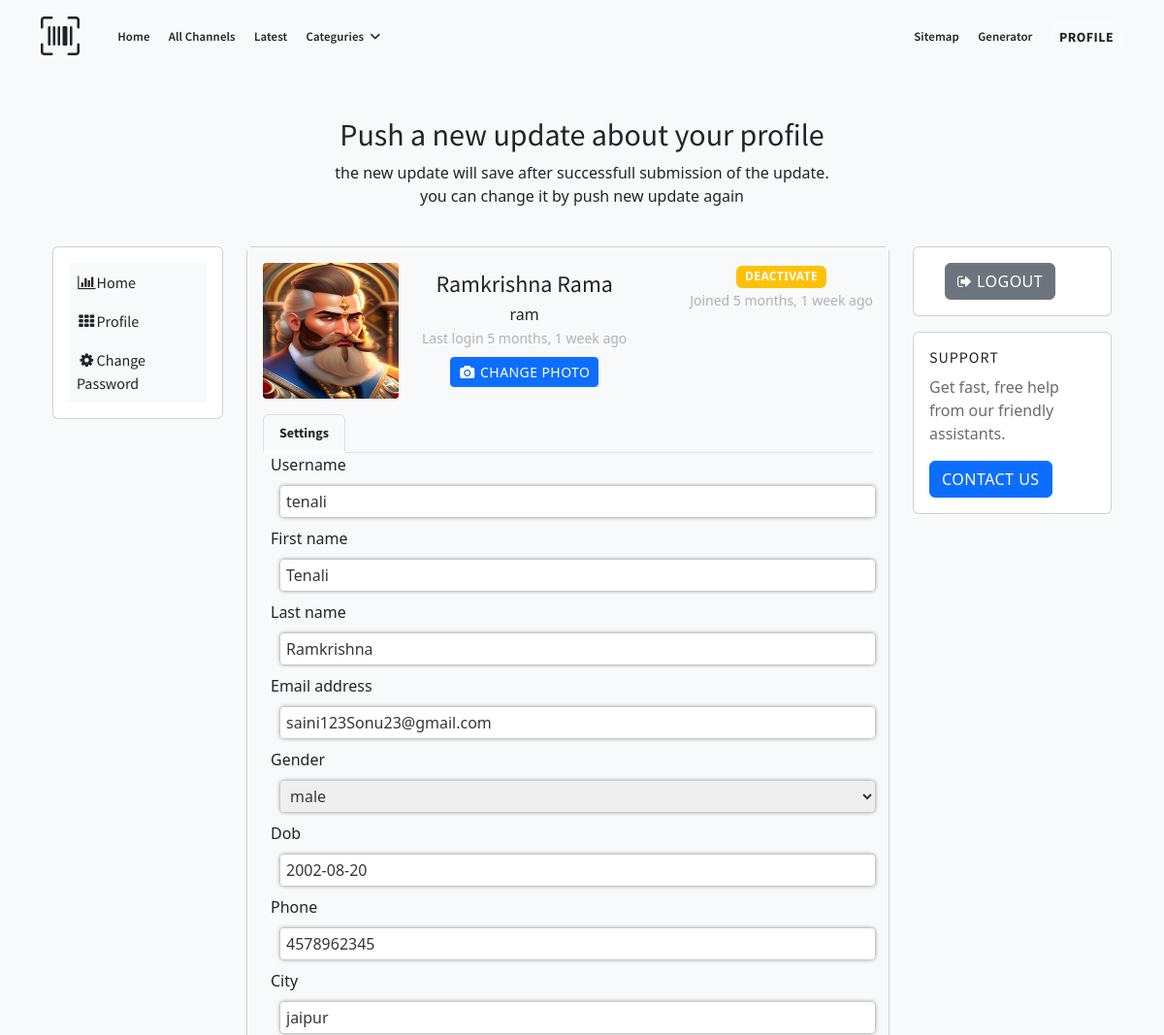
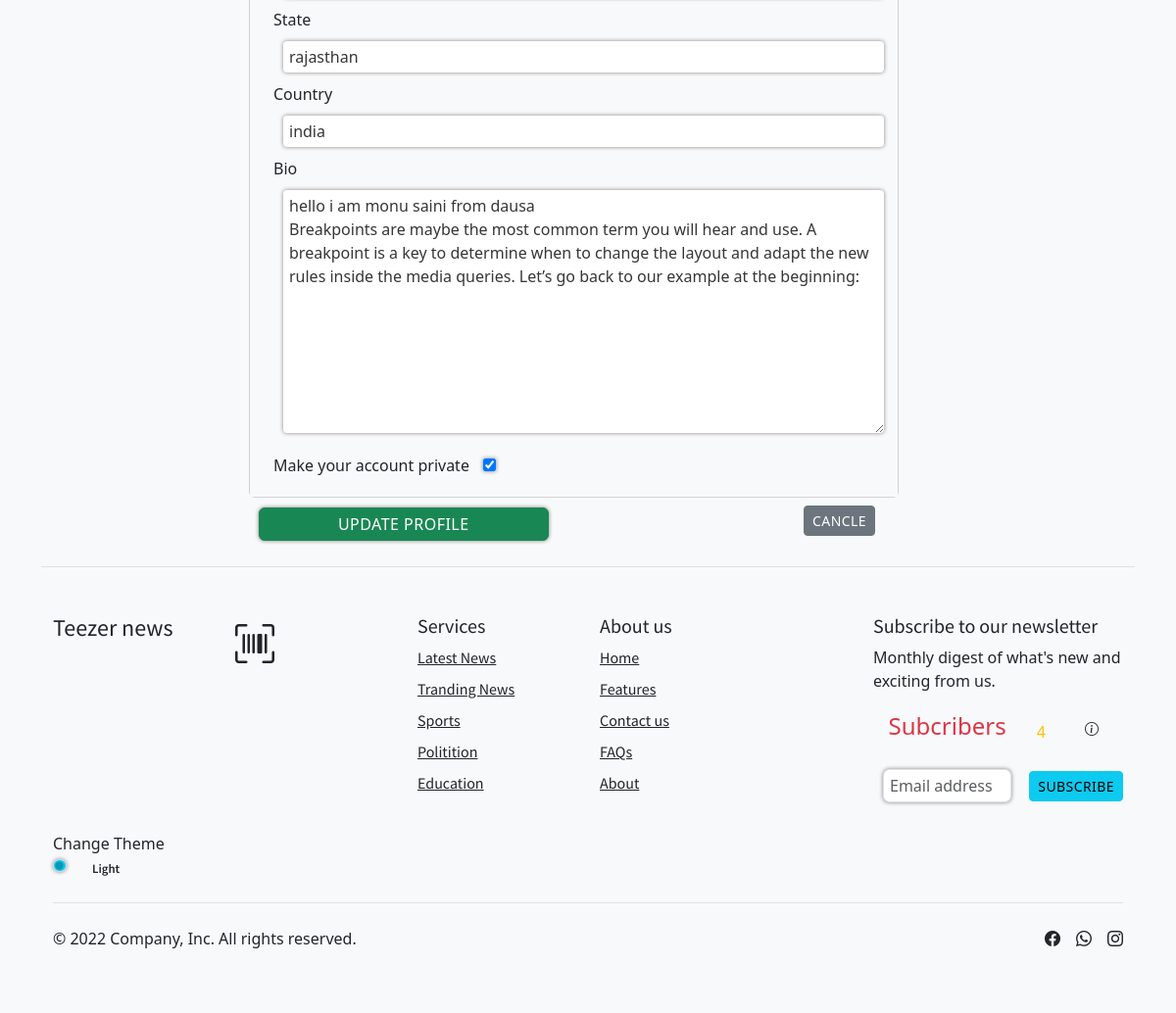
Screenshot of /profile/3/update (signed in) with the database file from the repository (2 pictures, top to bottom).
### news/models.py (models this page shows)
class User(AbstractUser):
    gender = models.CharField(max_length=10,default='male',choices=[('male','male'),('female','female'),('other','other')])
    dob = models.DateField(null=True,blank=True)
    phone = models.CharField(max_length=15,default='',blank=True)
    city = models.CharField(max_length=50,default='',blank=True)
    state = models.CharField(max_length=50,default='',blank=True)
    country = models.CharField(max_length=50,default='',blank=True)
    bio = models.TextField(blank=True)
    private = models.BooleanField(default=False)
    profile = models.ImageField(upload_to='profile_images', blank=True,null=True)
    groups = models.ManyToManyField(Group, related_name='users',blank=True)
    user_permissions = models.ManyToManyField(Permission, related_name='users',blank=True)

### profiles/views.py (the view)
# urls.py: path('<int:pk>/update',login_required(EditProfile.as_view()),name='edit'),
class EditProfile(UpdateView):
    model = User
    fields = ["username","first_name","last_name","email","gender","dob","phone","city","state","country","bio","private","profile"]
    success_url = '/profile/'
    template_name = 'edit_profile.html'

### profiles/templates/edit_profile.html (shortened to what this page needs)
{% extends 'base2.html' %}
{% block content_box %}
{% load humanize %}
{% load static %}
<section class="d-flex flex-column justify-content-center align-items-center pb-4 text-dark  bg-light ">
    <div class="container">
        <div class="row justify-content-center">
            <div class="col-lg-6 text-center">
                <h2 class="text-dark  bg-light ">Push a new update about your profile</h2>
                <p class="text-mute text-dark  bg-light ">the new update will save after successfull submission of the update. you can change it by push new
                    update again</p>
            </div>
        </div>
    </div>
</section>
<link href="https://maxcdn.bootstrapcdn.com/font-awesome/4.3.0/css/font-awesome.min.css" rel="stylesheet">
<div class="container text-dark  bg-light " >
    <div class="row flex-lg-nowrap">
        <div class="col-12 col-lg-auto mb-3" style="width: 200px;">
            <div class="card p-3">
                <div class="e-navlist e-navlist--active-bg ">
                    <ul class="nav text-dark bg-light ">
                        <li class="nav-item">
                            <a class="nav-link px-2 active text-dark  bg-light " href="/"><i
                                    class="fa fa-fw fa-bar-chart mr-1 "></i><span>Home</span></a></li>
                        <li class="nav-item">
                            <a class="nav-link px-2 text-dark  bg-light " href="/profile"><i
                                    class="fa fa-fw fa-th mr-1"></i><span>Profile</span></a></li>
                        <li class="nav-item">
                            <a class="nav-link px-2 text-dark  bg-light " href="/profile/password/change"><i
                                    class="fa fa-fw fa-cog mr-1"></i><span>Change Password</span></a></li>
                    </ul>
                </div>
            </div>
        </div>
        <div class="col text-dark bg-light ">
            <form action="/profile/{{request.user.id}}/update" method="post" class="" enctype="multipart/form-data">
                <div class="row text-dark  bg-light ">
                    <div class="col text-dark bg-light mb-3">
                        <div class="card ">
                            <div class="card-body text-dark bg-light ">
                                <div class="e-profile">
                                    <div class="row">
                                        <div class="col-12 col-sm-auto mb-3">
                                            <div class="mx-auto" style="width: 140px;">
                                                <div class="d-flex justify-content-center align-items-center rounded"
                                                    style="height: 140px; background-color: rgb(233, 236, 239);">
                                                    <img id="profile_image" src="{{request.user.profile.url}}"
                                                        style="width:100%;height:100%;border-radius:4px;">
                                                </div>
                                            </div>
                                        </div>
                                        <div class="col d-flex flex-column flex-sm-row justify-content-between mb-3">
                                            <div class="text-center text-sm-left mb-2 mb-sm-0">
                                                <h4 class="pt-sm-2 pb-1 mb-0 text-nowrap text-dark bg-light">
                                                    {{request.user.first_name|capfirst}}
                                                    {{request.user.last_name|capfirst}}</h4>
                                                <p class="mb-0 text-dark bg-light">{{request.user.username}}</p>
                                                <div class="text-muted "><small>Last login
                                                        {{request.user.last_login|naturaltime}}</small></div>
                                                <div class="mt-2">
                                                    <button class="btn btn-primary btn-sm" id="changephoto" type="button">
                                                        <i class="fa fa-fw fa-camera"></i>
                                                        <span>Change Photo</span>
                                                    </button>
                                                </div>
                                            </div>
                                            <div class="text-center text-sm-right">
                                                <form action="/profile/{{request.user.id}}/deactivate" method="post">
                                                    <button type="submit" class="btn badge badge-danger bg-warning" data-bs-toggle="modal" data-bs-target="#staticBackdrop">
                                                        Deactivate
                                                    </button>
                                                </form>
                                                <div class="text-muted"><small>Joined
                                                        {{request.user.date_joined|naturaltime}}</small></div>
                                            </div>
                                        </div>
                                    </div>
                                    <ul class="nav nav-tabs">
                                        <li class="nav-item"><a class="active nav-link text-dark bg-light ">Settings</a></li>
                                    </ul>
                                    {% for f in form %}
                                        <div class="row">
                                            <div class="col mx-2">
                                                {{f.label}}
                                                {{f}}
                                            </div>
                                        </div>
                                    {% endfor %}
                                </div>
                            </div>
                        </div>
                        <div class="row">
                            <div class="col">
                                <input type="submit" value="Update Profile" class="btn btn-success">
                            </div>
                            <div class="col text-end mx-4">
                                <form action="/profile/" method="post" class="mb-2">
                                    <button type="submit" class="btn btn-secondary btn-sm mt-2">Cancle</button>
                                </form>
                            </div>
                        </div>
                    </div>
                    <div class="col-12 col-md-3 mb-3">
                        <div class="card mb-3">
                            <div class="card-body">
                                <div class="px-xl-3">
                                    <form action="/logout/" method="post">
                                        <button type="submit" class="btn btn-block btn-secondary">
                                            <i class="fa fa-sign-out"></i>
                                            <span>Logout</span>
                                        </button>
                                    </form>
                                </div>
                            </div>
                        </div>
                        <div class="card">
                            <div class="card-body">
                                <h6 class="card-title font-weight-bold">Support</h6>
                                <p class="card-text">Get fast, free help from our friendly assistants.</p>
                                <a href="/contact" type="button" class="btn btn-primary">Contact Us</a>
                            </div>
                        </div>
                    </div>
            </form>
        </div>
    </div>
</div>
{% endblock content_box %}

### static/css/style.css (style rules this page uses)
.text-muted { color: #b2b2b2 !important; }

### templates/base2.html (style rules this page uses)
ul { list-style: none; }

### profiles/templates/edit_profile.html (style rules this page uses)
select, input[name="phone"],input,textarea { width: 100% !important; padding: 4px 6px !important; color: rgb(54, 54, 54); box-shadow: 0 0 4px rgb(134, 130, 130) !important; outline: none; border: none; border-radius: 4px; margin: 10px; }
input[type="checkbox"] { width: 13px !important; height: 13px; box-shadow: none; }

### rows the page displays
User: user.profile (picture), user.first_name "Ramkrishna", user.last_name "Rama", user.username "ram", user.last_login "5 months, 1 week ago", user.date_joined "5 months, 1 week ago"
User: form "tenali" "Tenali" "Ramkrishna" "saini123Sonu23@gmail.com" "male" "2002-08-20" "4578962345" "jaipur" "rajasthan" "india" "hello i am monu saini from dausa Breakpoints are maybe the most common term you will hear and use. A breakpoint is a key to determine when to change the layout and adapt the new rules inside the media queries. Let’s go back to our example at the beginning:" "☑"

### other values shown
{{ f.label }} "Username" "First name" "Last name" "Email address" "Gender" "Dob" "Phone" "City" "State" "Country" "Bio"
